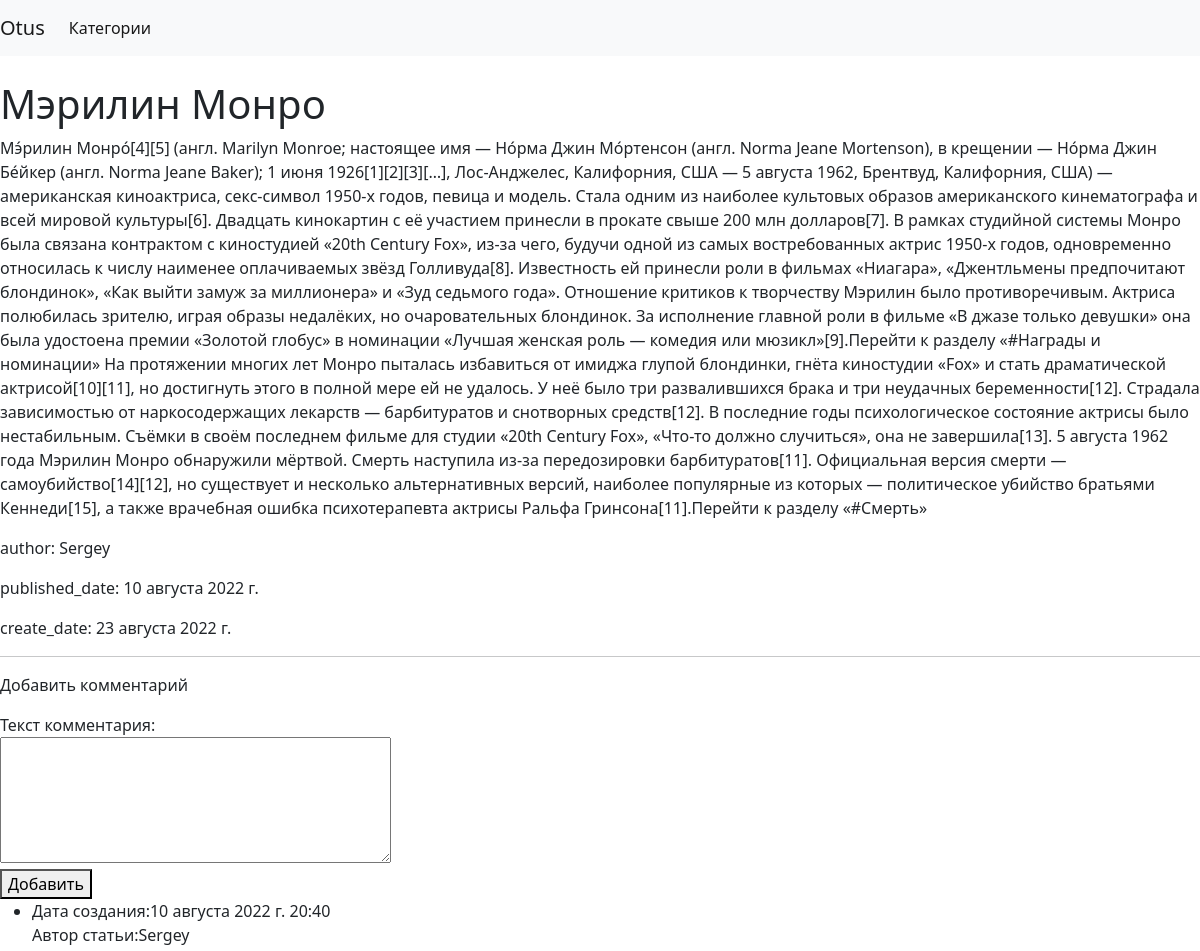
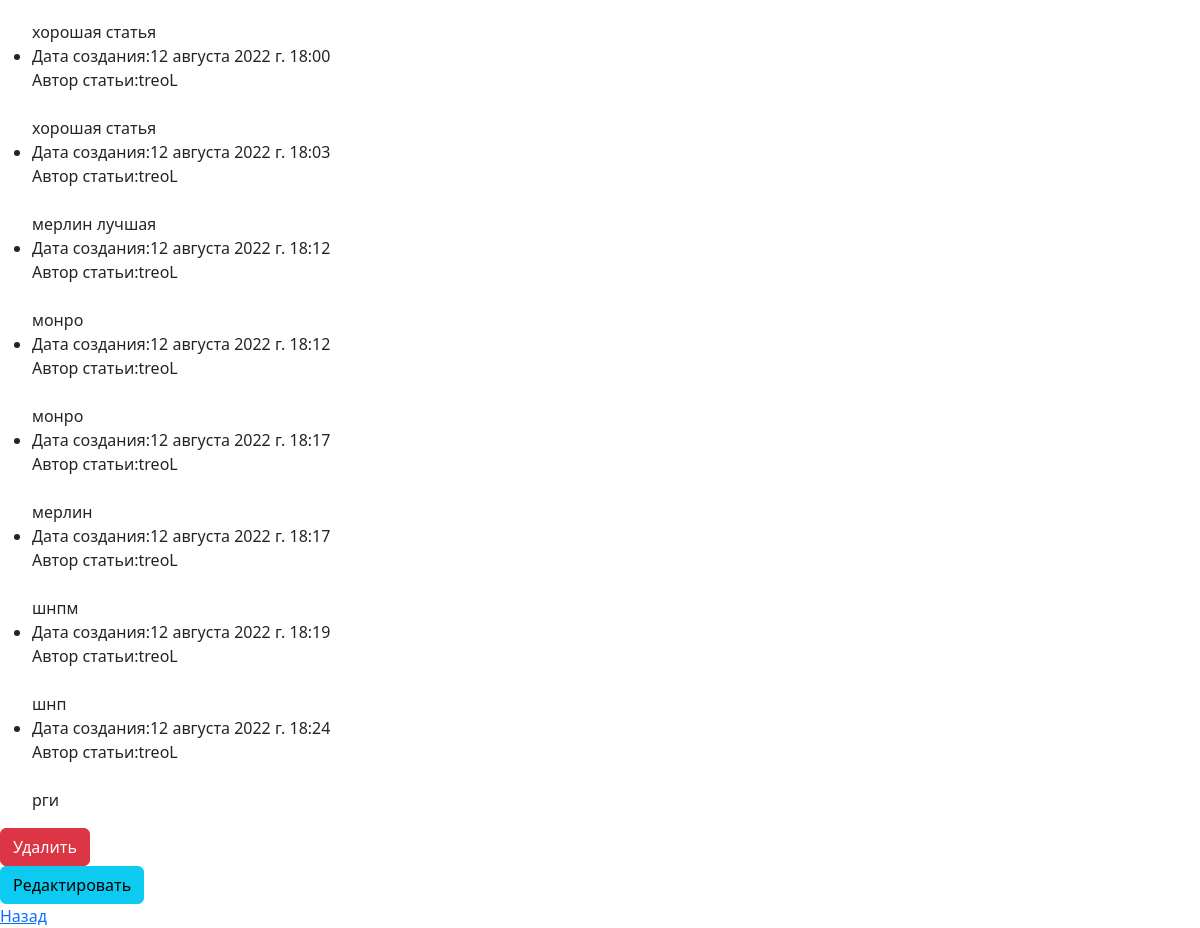
The app's page /posts/1/ with its own data (2 pictures, top to bottom).
### blog/models.py (models this page shows, shortened)
class Post(models.Model):
    author = models.ForeignKey(settings.AUTH_USER_MODEL, on_delete=models.CASCADE)
    title = models.CharField(max_length=200)
    text = models.TextField()
    created_date = models.DateTimeField(default=timezone.now)
    published_date = models.DateTimeField(blank=True, null=True)
    category = models.ManyToManyField(Category, related_name='posts')
    class Meta:
        verbose_name = 'Пост'
        verbose_name_plural = 'Посты'
        ordering = ['title']

class Comments(models.Model):
    post = models.ForeignKey(Post, on_delete=models.CASCADE, verbose_name='Статья', blank=True, null=True,
                             related_name='comments_post')
    author = models.ForeignKey(User, on_delete=models.CASCADE, verbose_name='Автор комментария', blank=True, null=True)
    create_date = models.DateTimeField(auto_now=True)
    text = models.TextField(verbose_name='Текст комментария')
    status = models.BooleanField(verbose_name='Видимость статьи', default=True)

### blog/views.py (the view)
# urls.py: path('posts/<int:pk>/', PostDetailView.as_view(), name='post-detail'),
class PostDetailView(DetailView):
    model = Post
    template_name = 'blog/post_detail.html'
    def get_context_data(self, **kwargs):
        context = super().get_context_data(**kwargs)
        context['now'] = timezone.now()
        context['comment_form'] = CommentForm()
        context['comments'] = Comments.objects.filter(post_id=kwargs['object'].pk)
        return context

### blog/forms.py
class CommentForm(ModelForm):
    class Meta:
        model = Comments
        fields = ('text',)
    def __init__(self, *args, **kwargs):
        super().__init__(*args, **kwargs)
        for field in self.fields:
            self.fields[field].widget.attrs['class'] = 'form-control'
        self.fields['text'].widget = Textarea(attrs={'rows': 5})

### blog/templates/blog/post_detail.html (shortened to what this page needs)
{% extends "blog/index.html" %}
{% block content %}
<h1>{{ object.title }}</h1>
<p>{{ object.text }}</p>
<p>author: {{ object.author }}</p>
<p>published_date: {{ object.published_date|date }}</p>
<p>create_date: {{ now|date }}</p>
    <hr>
    <p>Добавить комментарий</p>
    <div class="col-4">
    <form action="{% url 'post-comment' object.id %}" id="add_form" method="post">
        {{ comment_form }}
    </form>
    <button form="add_form" type="submit" class="btn.btn-primary">Добавить</button>
    </div>
<ul>
    {% for item in comments %}
        <li>
        Дата создания:{{ item.create_date }}<br>
        Автор статьи:{{ item.author }}<br><br>
        {{ item.text }}
        </li>
    {% endfor %}
</ul>
    <a href="{% url 'post-delete' post.id  %}" class="btn btn-danger">Удалить</a><br>
    <a href="{% url 'post-update' post.id  %}" class="btn btn-info">Редактировать</a><br>
    <a href='/'>Назад</a>
{% endblock %}

### records on screen
Post: title "Мэрилин Монро", text "Мэ́рилин Монро́[4][5] (англ. Marilyn Monroe; настоящее имя — Но́рма Джин Мо́ртенсон (англ. Norma Jeane Mortenson), в крещении — Но́рма Джин Бе́йкер (англ. Norma Jeane Baker); 1 июня 1926[1][2][3][…], Лос-Анджелес, Калифорния, США — 5 августа 1962, Брентвуд, Калифорния, США) — американская киноактриса, секс-символ 1950-х годов, певица и модель. Стала одним из наиболее культовых образов американского кинематографа и всей мировой культуры[6]. Двадцать кинокартин с её участием принесли в прокате свыше 200 млн долларов[7]. В рамках студийной системы Монро была связана контрактом с киностудией «20th Century Fox», из-за чего, будучи одной из самых востребованных актрис 1950-х годов, одновременно…", author "Sergey", published_date "10 августа 2022 г."
Comments: create_date "10 августа 2022 г. 20:40", author "Sergey", text "хорошая статья"
Comments: create_date "12 августа 2022 г. 18:00", author "treoL", text "хорошая статья"
Comments: create_date "12 августа 2022 г. 18:03", author "treoL", text "мерлин лучшая"
Comments: create_date "12 августа 2022 г. 18:12", author "treoL", text "монро"
Comments: create_date "12 августа 2022 г. 18:12", author "treoL", text "монро"
Comments: create_date "12 августа 2022 г. 18:17", author "treoL", text "мерлин"
Comments: create_date "12 августа 2022 г. 18:17", author "treoL", text "шнпм"
Comments: create_date "12 августа 2022 г. 18:19", author "treoL", text "шнп"
Comments: create_date "12 августа 2022 г. 18:24", author "treoL", text "рги"

### other values on screen
{{ now|date }} "23 августа 2022 г."
